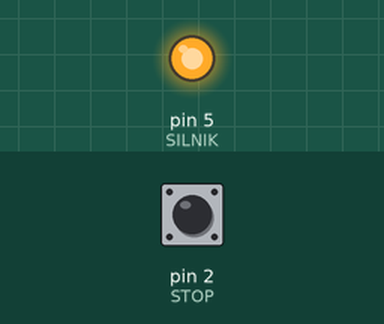
Bench run of a sketch on a simulated Arduino Uno, built with avr-gcc and run on an emulated ATmega328P. Parts: output pins drawn as LEDs (lit = HIGH). Inputs (shaded band) come from the test bench; at power-on: pin 2 (STOP) HIGH.

Above: at 1.2 s.
1.3 s: pin 2 (STOP) pulled LOW for 0.15 s
At 1.7 s:
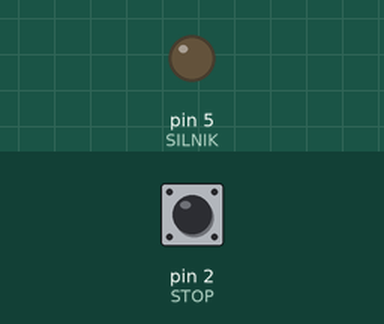
Timing chart, 0 to 4.3 s (numbered marks = the images above; inputs shaded):
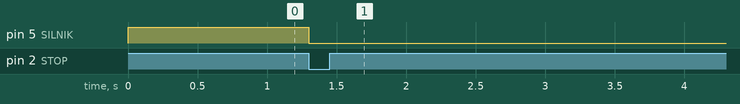

The sketch:

a04.ino
```cpp
// A04 Polecenie STOP: przycisk zatrzymuje silnik do restartu
const int SILNIK = 5;        // sterowanie przez tranzystor lub moduł L298N
const int STOP = 2;          // przycisk do GND
bool zatrzymany = false;

void setup() {
  pinMode(SILNIK, OUTPUT);
  pinMode(STOP, INPUT_PULLUP);
}

void loop() {
  if (digitalRead(STOP) == LOW) {
    zatrzymany = true;       // STOP zostaje zapamiętany
  }
  digitalWrite(SILNIK, zatrzymany ? LOW : HIGH);
}
```

Measured:
- after the input at 1.3 s, pin 5 (SILNIK): HIGH → LOW at once
